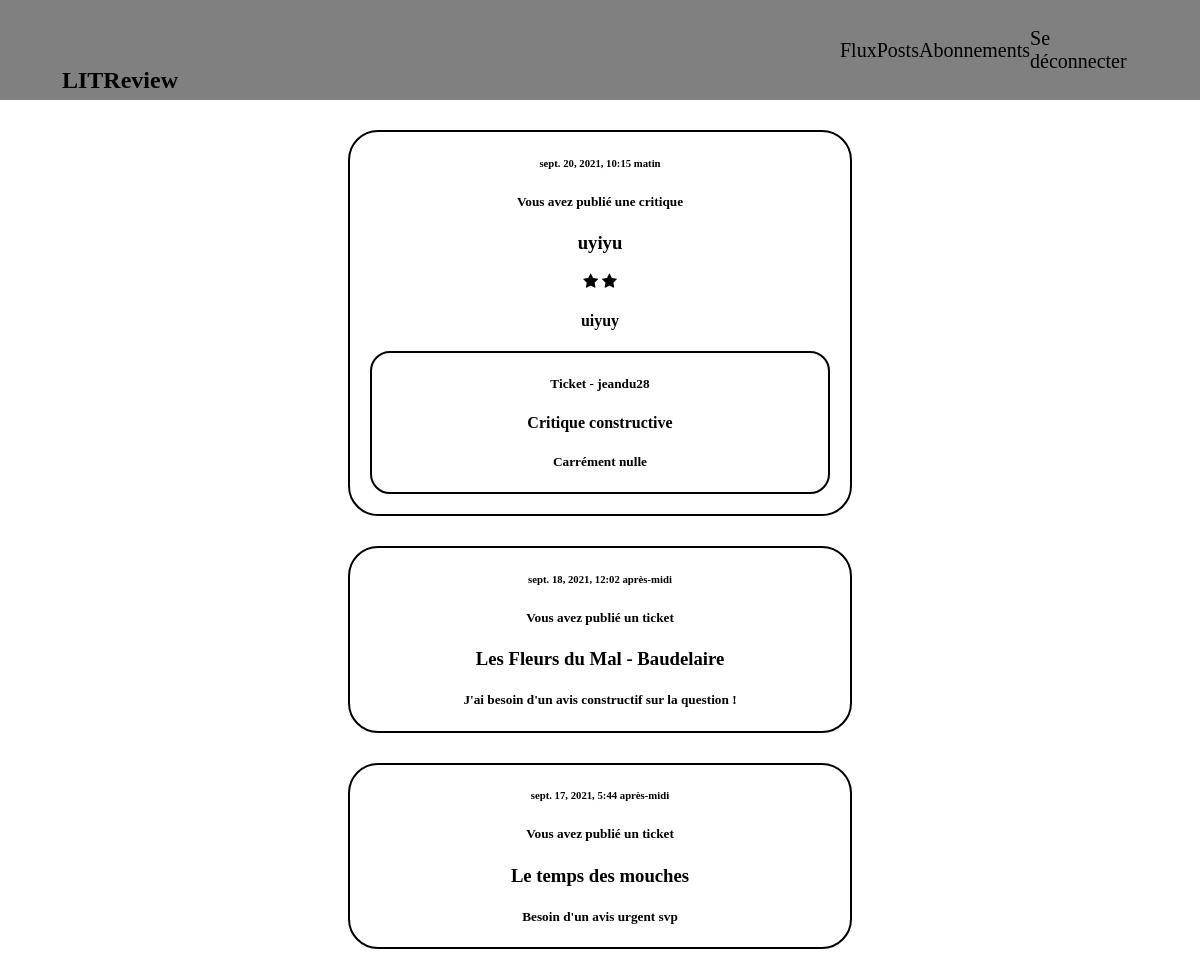
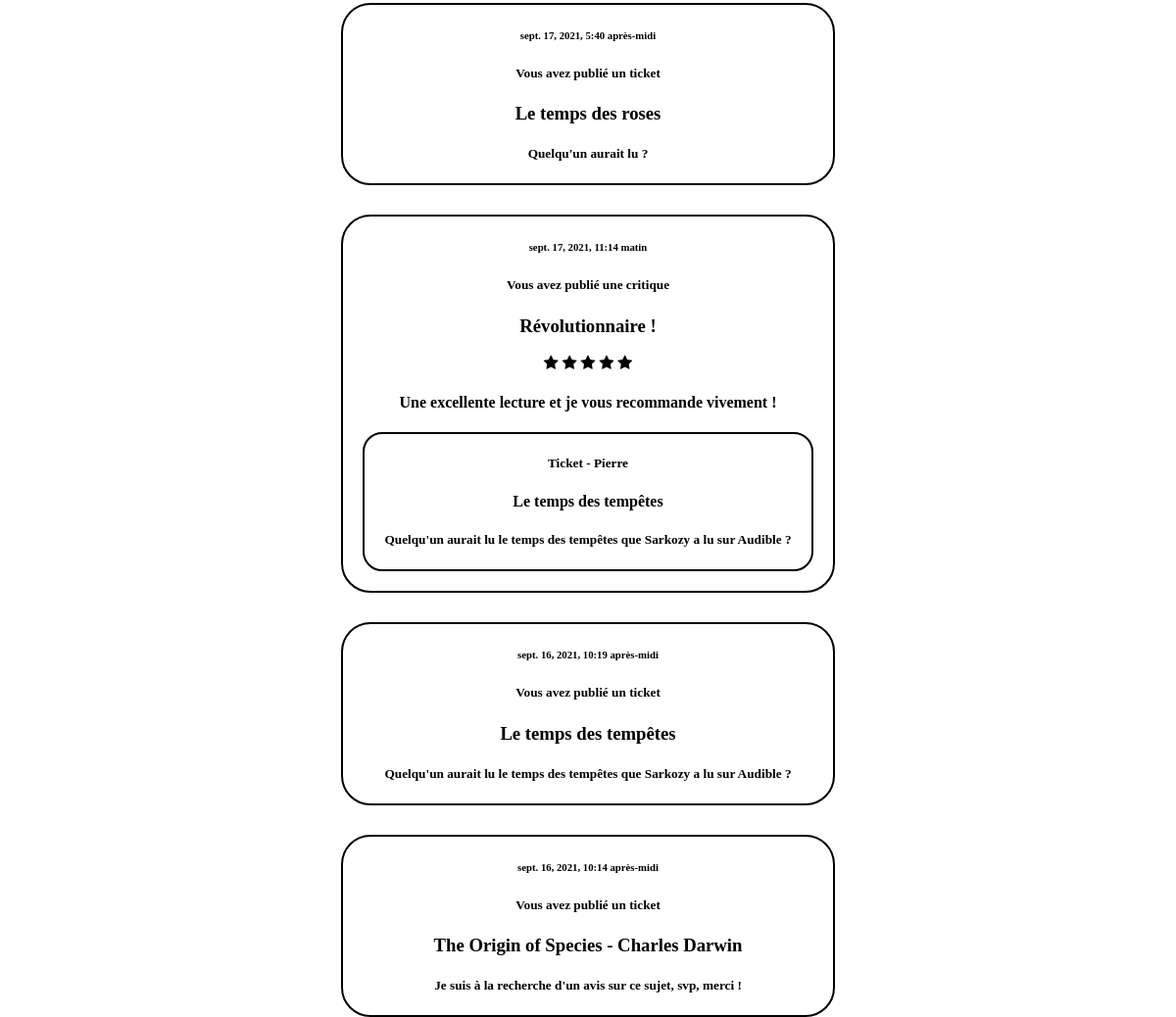
The page /posts/ (signed in) on the database its author committed (2 pictures, top to bottom).
### posts/models.py (models this page shows, shortened)
class Review(models.Model):
    ticket = models.ForeignKey(to=Ticket, on_delete=models.CASCADE)
    rating = models.PositiveSmallIntegerField(
        validators=[MinValueValidator(0), MaxValueValidator(5)])
    headline = models.CharField(max_length=128)
    body = models.CharField(max_length=8192, blank=True)
    user = models.ForeignKey(
        to=settings.AUTH_USER_MODEL, on_delete=models.CASCADE)
    time_created = models.DateTimeField(auto_now_add=True)

class Ticket(models.Model):
    title = models.CharField(max_length=128)
    description = models.TextField(max_length=2048,blank=True)
    user = models.ForeignKey(to=settings.AUTH_USER_MODEL,on_delete=models.CASCADE)
    image = models.ImageField(null=True,blank=True)
    time_created = models.DateTimeField(auto_now_add=True)

### posts/views.py (the view)
# urls.py: path('posts/',CriticsMyHome.as_view(),name='myposts'),
class CriticsMyHome(ListView):
    model = Ticket
    context_object_name = "posts"
    template_name = 'posts/mypost.html'
    def get_queryset(self):
        all_tickets = Ticket.objects.all()
        tickets = Ticket.objects.filter(user_id=self.request.user.id)
        reviews = Review.objects.filter(user_id=self.request.user.id)
        users = User.objects.all()
        for review in reviews:
            for ticket in all_tickets:
                if ticket.id == review.ticket_id:
                    review.ticket = ticket
        for review in reviews:
            review.username = self.request.user.username
        for ticket in tickets:
            ticket.username = self.request.user.username
        for user in users:
            for review in reviews:
                if review.ticket.user_id == user.id:
                    review.ticket.username = user.username
        result_list = sorted(
            chain(tickets, reviews),
            key=lambda instance: instance.time_created,reverse=True)
        return result_list

### posts/templates/posts/mypost.html (shortened to what this page needs)
{% extends 'base.html' %}
{% block content %}
{% load static %}
<link rel="stylesheet" href="{% static 'css/style_ticket_list.css' %}">
    <div id = 'flux'>
    {% if posts %}
        {% for post in posts %}
            {% if post.headline != None %}
                <div class = 'review'>
                    <div>
                            <h6>{{post.time_created}}</h6>
                            {% if user.id == post.user_id %}
                                <h5>Vous avez publié une critique</h5>
                            {% endif %}
                                    <h3>{{post.headline}}</h3>
                                    <link rel="stylesheet" href="https://cdnjs.cloudflare.com/ajax/libs/font-awesome/4.7.0/css/font-awesome.min.css">
                                    {% for x in ""|ljust:post.rating %}
                                        {% if forloop.counter0 <= post.rating %}
                                            <span class="fa fa-star"></span>
                                        {% endif %}
                                    {% endfor %}
                                    <h4>{{post.body}}</h4>
                    </div>
                    <div class ='ticket_in'>
                        <h5>Ticket - {{post.ticket.username}}</h5>
                        <h4>{{post.ticket.title}}</h4>
                        <h5>{{post.ticket.description}}</h5>
                    </div>
                </div>
            {% else %}
                    <div class = 'ticket'>
                        <article>
                            <h6>{{ post.time_created }}</h6>
                            {% if user.username == post.user.username %}
                            <h5>Vous avez publié un ticket</h5>
                            <h3>{{ post.title}}</h3>
                            <h5>{{ post.description }}</h5>
                            {% endif %}
                        </article>
                    </div>
            {% endif %}
        {% endfor %}
    {% endif %}
    </div>
{% endblock %}

### posts/static/css/base.css (style rules this page uses)
html { margin : 0; }
body { margin : 0; }

### posts/static/css/style_ticket_list.css (style rules this page uses)
#flux { text-align: center; display : flex; flex-direction : column; align-items: center; justify-content: center; }
.review, .ticket { border : solid 2px black; width : 500px; margin-top : 30px; border-radius : 30px; }
.ticket_in { border : solid 2px black; margin-top : 20px; border-radius : 20px; margin : 20px; }

### rows shown on the page
Review: time_created "sept. 20, 2021, 10:15 matin", shows "Vous avez publié une critique", headline "uyiyu", rating 2 (drawn), body "uiyuy", ticket.username "jeandu28", ticket "Critique constructive", ticket.description "Carrément nulle"
Ticket: time_created "sept. 18, 2021, 12:02 après-midi", title "Les Fleurs du Mal - Baudelaire", description "J'ai besoin d'un avis constructif sur la question !"
Ticket: time_created "sept. 17, 2021, 5:44 après-midi", title "Le temps des mouches", description "Besoin d'un avis urgent svp"
Ticket: time_created "sept. 17, 2021, 5:40 après-midi", title "Le temps des roses", description "Quelqu'un aurait lu ?"
Review: time_created "sept. 17, 2021, 11:14 matin", shows "Vous avez publié une critique", headline "Révolutionnaire !", rating 5 (drawn), body "Une excellente lecture et je vous recommande vivement !", ticket.username "Pierre", ticket "Le temps des tempêtes", ticket.description "Quelqu'un aurait lu le temps des tempêtes que Sarkozy a lu sur Audible ?"
Ticket: time_created "sept. 16, 2021, 10:19 après-midi", title "Le temps des tempêtes", description "Quelqu'un aurait lu le temps des tempêtes que Sarkozy a lu sur Audible ?"
Ticket: time_created "sept. 16, 2021, 10:14 après-midi", title "The Origin of Species - Charles Darwin", description "Je suis à la recherche d'un avis sur ce sujet, svp, merci !"
